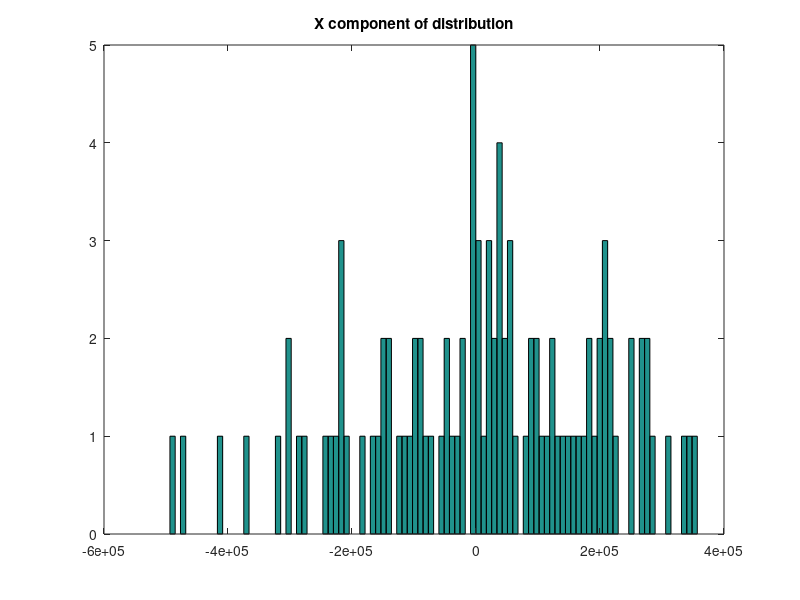
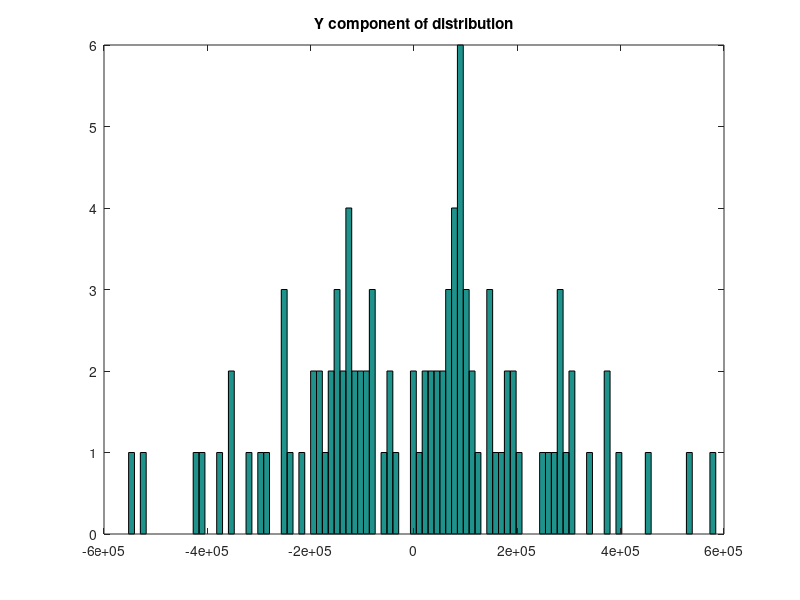
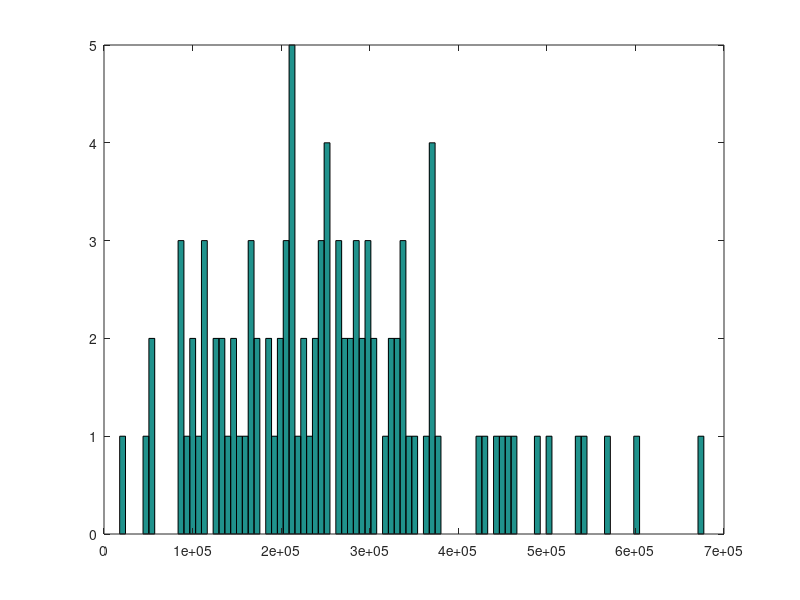
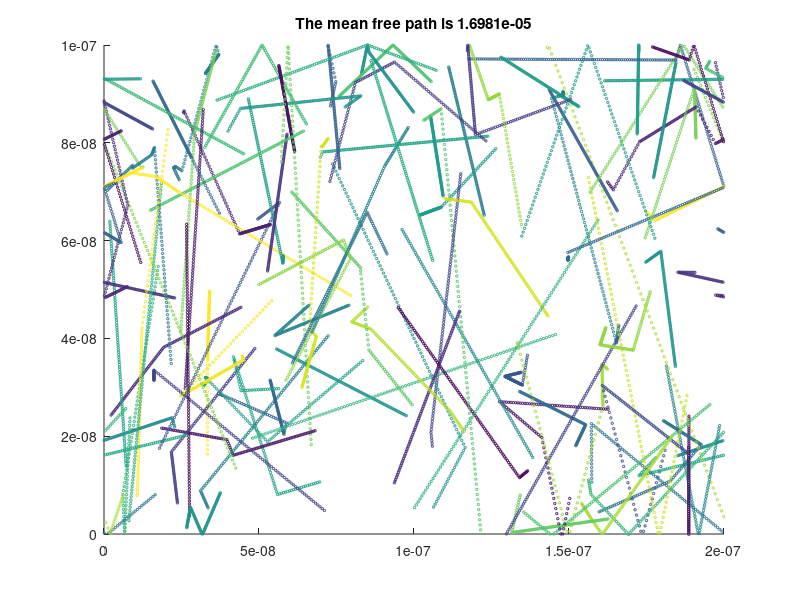

Write MATLAB code to recreate these figures, in order.
%% Part 2 Collisions with Mean Free Path


%Constants given
length = 200e-9;
height = 100e-9;
iterations = 10;
Noelectron = 100;
K = 1.38064e-23;
T = 300;
mo = 9.1093856e-31;
m = 0.26*mo;
vth = sqrt(2*K*T/m);
Time_step = .002e-12;


Vel_x = zeros(Noelectron,1);
Vel_y = zeros(Noelectron,1);

Pos_x = zeros(Noelectron,1);
Pos_y = zeros(Noelectron,1);

Pos_x(:,1) = length*rand(Noelectron,1);
Pos_y(:,1) = height*rand(Noelectron,1);

for n=1:Noelectron
    Vel_x(n,1)= randn(1,1)*vth;
    Vel_y(n,1) = randn(1,1)*vth;
end
AvgV = sqrt(Vel_x.^2 + Vel_y.^2);
figure(1)
hist(Vel_x,Noelectron)
title('X component of distribution')
figure(2)
hist(Vel_y, Noelectron)
title('Y component of distribution')
figure(3)
hist(AvgV,Noelectron)

%initialize temperature vector
timesteps = 100;
T_avg_V = zeros(timesteps,1);


%PScattering
colorarray = rand(Noelectron,1);
p_scatter = 1 - exp(-Time_step/0.2e-12);
time = 1:timesteps;
for n= 1:timesteps
    
    Pos_x_old = Pos_x;
    Pos_y_old = Pos_y;

    random = rand(Noelectron,1);
    
    %all electrons with higher probabilities
    new = random < p_scatter;
    
    %all electrons with lower probabilities
    new2 = random >= p_scatter;
    

    rand_v_x = zeros(Noelectron,1);
    rand_v_y = zeros(Noelectron,1);
    
   for i = 1:1:Noelectron
     r1 = randi([1 Noelectron], 1,1);
     r2 = randi([1 Noelectron], 1,1);
        rand_v_x(i,1) = Vel_x(r1,1);
        rand_v_y(i,1) = Vel_y(r2,1);
   end
   %all electrons with lower probabilities will stay the same
   Vel_x = Vel_x.*new2;
   Vel_y = Vel_y.*new2;
   
   rand_v_x=rand_v_x.*new;
   rand_v_y=rand_v_y.*new;
    
   Vel_x = Vel_x+rand_v_x;
   Vel_y = Vel_y+rand_v_y;
    
   Pos_x = Pos_x + Vel_x*Time_step;
   Pos_y = Pos_y +Vel_y*Time_step;
    
   %checking for boundary positions
    idLong = Pos_x>=length;
    Pos_x(idLong) = Pos_x(idLong) - length;
    Pos_x_old(idLong) = 0;
    
    idShort = Pos_x<=0;
    Pos_x(idShort) = Pos_x(idShort) + length;
    Pos_x_old(idShort) = length;
    
    %Check for y boundary and correct
       
    Vel_y(Pos_y>=height) = -1*Vel_y(Pos_y>=height);
    Vel_y(Pos_y<=0) = -1*Vel_y(Pos_y<=0);
    
    Pos_y(Pos_y>height) = height - (Pos_y(Pos_y>height)-height);
   
    %average thermal velocity
    v_avg = mean((Vel_x.^2)+(Vel_y.^2));
    T_avg_V(n) = (1/2)*(m*(v_avg))/K;
    
    
    %%
    % mean free path is 0.0127 m
    
    mfp = (0.2e-15)*(v_avg);
    %%
    %mean time between collisions is 1.2639e-05
    meantime = (Noelectron./sum(v_avg))*mfp;
    
    figure(4)
    scatter(Pos_x,Pos_y,3,colorarray);
    axis([0 200e-9 0 100e-9])
    title(['The mean free path is ', num2str(mfp)]);
    hold on
    
    figure(5)
    plot(time,T_avg_V)
    title(['The Average Temperature is ', num2str(T_avg_V(n))]);
   
end

